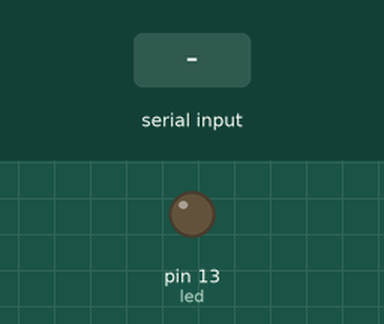
The sketch below on a simulated Arduino Uno, built with avr-gcc and run on an emulated ATmega328P. Shown: output pins drawn as LEDs (lit = HIGH). Inputs (shaded band) come from the test bench.

Above: at 1.2 s.
1.3 s: "1" received over Serial
At 2.1 s:
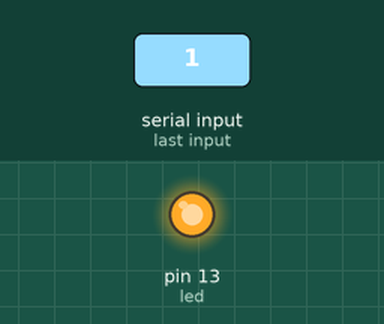
2.8 s: "0" received over Serial
At 3.2 s:
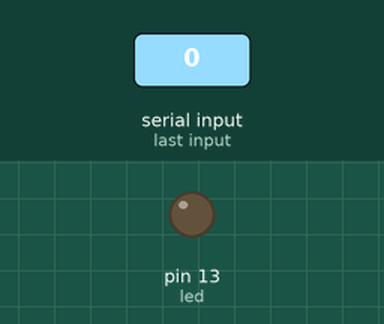
Timing chart, 0 to 5.8 s (numbered marks = the images above; inputs shaded):
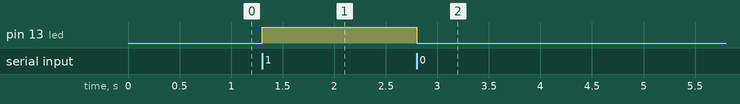

The sketch:

Esclavo_Led__dig_.ino
```cpp
int led =13;
int dato = 0;

void setup() {
   pinMode(led, OUTPUT);
   digitalWrite(led,LOW);
   Serial.begin(9600);
}

void loop() {
   if(Serial.available()>0) {
     dato = Serial.read();
   }

   if (dato == '0') {
     digitalWrite(led,LOW);
   }

   if (dato == '1') {
     digitalWrite(led,HIGH);
   }
}
```

Measured:
- after the input at 1.3 s, pin 13 (led): LOW → HIGH at once
- after the input at 2.8 s, pin 13 (led): HIGH → LOW at once
